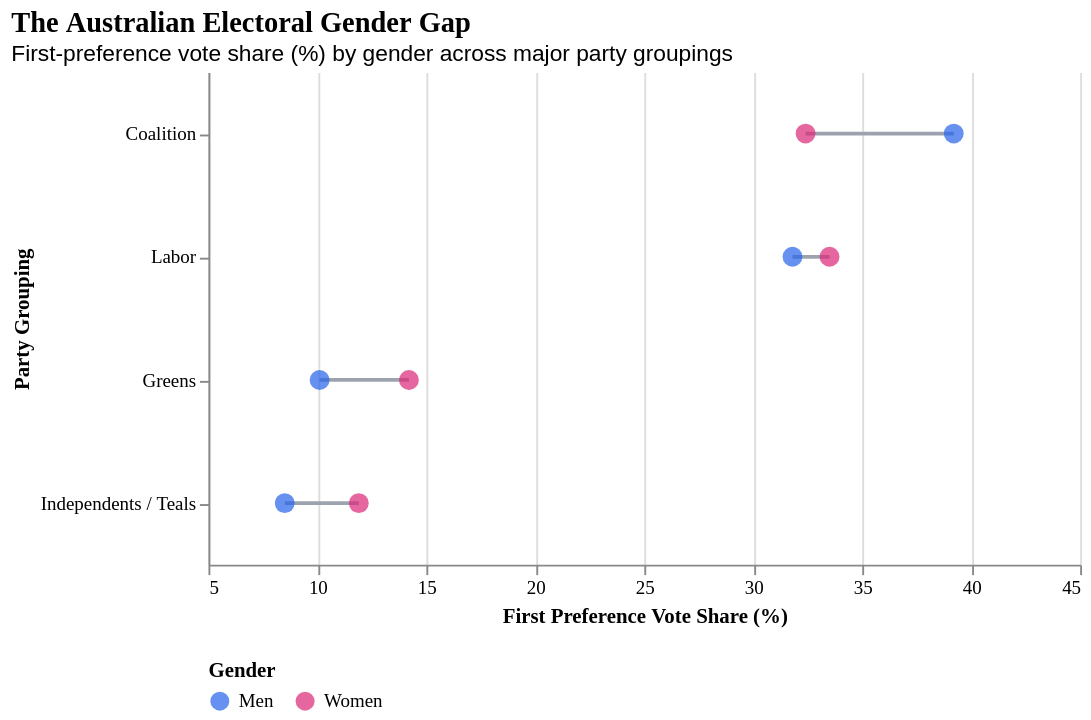

Write a Vega-Lite specification for this figure.
### Vega-Lite specification from a JSON file in a GitHub repository (floating-point values rounded to 4 significant figures)
{"$schema": "https://vega.github.io/schema/vega-lite/v5.json", "title": {"text": "The Australian Electoral Gender Gap", "subtitle": "First-preference vote share (%) by gender across major party groupings", "anchor": "start", "fontSize": 15, "font": "Public Sans"}, "width": 460, "height": 260, "data": {"values": [{"party": "Coalition", "gender": "Men", "pct": 39.2}, {"party": "Coalition", "gender": "Women", "pct": 32.4}, {"party": "Labor", "gender": "Men", "pct": 31.8}, {"party": "Labor", "gender": "Women", "pct": 33.5}, {"party": "Greens", "gender": "Men", "pct": 10.1}, {"party": "Greens", "gender": "Women", "pct": 14.2}, {"party": "Independents / Teals", "gender": "Men", "pct": 8.5}, {"party": "Independents / Teals", "gender": "Women", "pct": 11.9}]}, "encoding": {"y": {"field": "party", "type": "nominal", "title": "Party Grouping", "sort": ["Coalition", "Labor", "Greens", "Independents / Teals"], "axis": {"labelFont": "Public Sans", "titleFont": "Public Sans"}}}, "layer": [{"mark": {"type": "line", "color": "#9CA3AF", "strokeWidth": 2}, "encoding": {"x": {"field": "pct", "type": "quantitative", "title": "First Preference Vote Share (%)", "scale": {"domain": [5, 45]}, "axis": {"labelFont": "Public Sans", "titleFont": "Public Sans"}}, "detail": {"field": "party"}}}, {"mark": {"type": "point", "size": 110, "filled": true}, "encoding": {"x": {"field": "pct", "type": "quantitative"}, "color": {"field": "gender", "type": "nominal", "scale": {"domain": ["Men", "Women"], "range": ["#2563EB", "#DB2777"]}, "legend": {"title": "Gender", "orient": "bottom", "labelFont": "Public Sans", "titleFont": "Public Sans"}}, "tooltip": [{"field": "party", "type": "nominal", "title": "Party"}, {"field": "gender", "type": "nominal", "title": "Gender"}, {"field": "pct", "type": "quantitative", "title": "Vote Share (%)", "format": ".1f"}]}}], "config": {"view": {"stroke": "transparent"}}}
